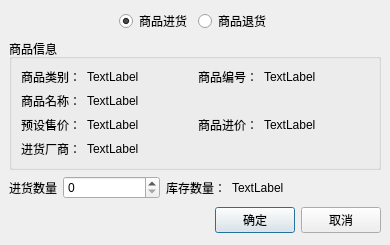
<ui version="4.0" >
 <author></author>
 <comment></comment>
 <exportmacro></exportmacro>
 <class>GoodsInoutDialog</class>
 <widget class="QDialog" name="GoodsInoutDialog" >
  <property name="geometry" >
   <rect>
    <x>0</x>
    <y>0</y>
    <width>390</width>
    <height>241</height>
   </rect>
  </property>
  <property name="windowTitle" >
   <string>商品进退货</string>
  </property>
  <layout class="QVBoxLayout" >
   <property name="margin" >
    <number>9</number>
   </property>
   <property name="spacing" >
    <number>6</number>
   </property>
   <item>
    <layout class="QHBoxLayout" >
     <property name="margin" >
      <number>0</number>
     </property>
     <property name="spacing" >
      <number>6</number>
     </property>
     <item>
      <spacer>
       <property name="orientation" >
        <enum>Qt::Horizontal</enum>
       </property>
       <property name="sizeHint" >
        <size>
         <width>40</width>
         <height>20</height>
        </size>
       </property>
      </spacer>
     </item>
     <item>
      <widget class="QRadioButton" name="radioButtonIn" >
       <property name="text" >
        <string>商品进货</string>
       </property>
       <property name="checked" >
        <bool>true</bool>
       </property>
      </widget>
     </item>
     <item>
      <widget class="QRadioButton" name="radioButtonOut" >
       <property name="text" >
        <string>商品退货</string>
       </property>
      </widget>
     </item>
     <item>
      <spacer>
       <property name="orientation" >
        <enum>Qt::Horizontal</enum>
       </property>
       <property name="sizeHint" >
        <size>
         <width>40</width>
         <height>20</height>
        </size>
       </property>
      </spacer>
     </item>
    </layout>
   </item>
   <item>
    <widget class="QGroupBox" name="groupBox" >
     <property name="sizePolicy" >
      <sizepolicy>
       <hsizetype>5</hsizetype>
       <vsizetype>3</vsizetype>
       <horstretch>0</horstretch>
       <verstretch>0</verstretch>
      </sizepolicy>
     </property>
     <property name="title" >
      <string>商品信息</string>
     </property>
     <layout class="QGridLayout" >
      <property name="margin" >
       <number>9</number>
      </property>
      <property name="spacing" >
       <number>6</number>
      </property>
      <item row="0" column="0" >
       <widget class="QLabel" name="label_4" >
        <property name="sizePolicy" >
         <sizepolicy>
          <hsizetype>0</hsizetype>
          <vsizetype>5</vsizetype>
          <horstretch>0</horstretch>
          <verstretch>0</verstretch>
         </sizepolicy>
        </property>
        <property name="text" >
         <string>商品类别：</string>
        </property>
       </widget>
      </item>
      <item row="2" column="2" >
       <widget class="QLabel" name="label_6" >
        <property name="sizePolicy" >
         <sizepolicy>
          <hsizetype>0</hsizetype>
          <vsizetype>5</vsizetype>
          <horstretch>0</horstretch>
          <verstretch>0</verstretch>
         </sizepolicy>
        </property>
        <property name="text" >
         <string>商品进价：</string>
        </property>
       </widget>
      </item>
      <item row="0" column="2" >
       <widget class="QLabel" name="label_2" >
        <property name="sizePolicy" >
         <sizepolicy>
          <hsizetype>0</hsizetype>
          <vsizetype>5</vsizetype>
          <horstretch>0</horstretch>
          <verstretch>0</verstretch>
         </sizepolicy>
        </property>
        <property name="text" >
         <string>商品编号：</string>
        </property>
       </widget>
      </item>
      <item row="1" column="0" >
       <widget class="QLabel" name="label_3" >
        <property name="sizePolicy" >
         <sizepolicy>
          <hsizetype>0</hsizetype>
          <vsizetype>5</vsizetype>
          <horstretch>0</horstretch>
          <verstretch>0</verstretch>
         </sizepolicy>
        </property>
        <property name="text" >
         <string>商品名称：</string>
        </property>
       </widget>
      </item>
      <item row="2" column="0" >
       <widget class="QLabel" name="label_5" >
        <property name="sizePolicy" >
         <sizepolicy>
          <hsizetype>0</hsizetype>
          <vsizetype>5</vsizetype>
          <horstretch>0</horstretch>
          <verstretch>0</verstretch>
         </sizepolicy>
        </property>
        <property name="text" >
         <string>预设售价：</string>
        </property>
       </widget>
      </item>
      <item row="3" column="0" >
       <widget class="QLabel" name="label_7" >
        <property name="sizePolicy" >
         <sizepolicy>
          <hsizetype>0</hsizetype>
          <vsizetype>5</vsizetype>
          <horstretch>0</horstretch>
          <verstretch>0</verstretch>
         </sizepolicy>
        </property>
        <property name="text" >
         <string>进货厂商：</string>
        </property>
       </widget>
      </item>
      <item row="3" column="1" colspan="3" >
       <widget class="QLabel" name="labelManufacturer" >
        <property name="sizePolicy" >
         <sizepolicy>
          <hsizetype>7</hsizetype>
          <vsizetype>5</vsizetype>
          <horstretch>0</horstretch>
          <verstretch>0</verstretch>
         </sizepolicy>
        </property>
        <property name="text" >
         <string>TextLabel</string>
        </property>
       </widget>
      </item>
      <item row="1" column="1" colspan="3" >
       <widget class="QLabel" name="labelGoodsName" >
        <property name="sizePolicy" >
         <sizepolicy>
          <hsizetype>7</hsizetype>
          <vsizetype>5</vsizetype>
          <horstretch>0</horstretch>
          <verstretch>0</verstretch>
         </sizepolicy>
        </property>
        <property name="text" >
         <string>TextLabel</string>
        </property>
       </widget>
      </item>
      <item row="0" column="3" >
       <widget class="QLabel" name="labelGoodsNo" >
        <property name="sizePolicy" >
         <sizepolicy>
          <hsizetype>7</hsizetype>
          <vsizetype>5</vsizetype>
          <horstretch>0</horstretch>
          <verstretch>0</verstretch>
         </sizepolicy>
        </property>
        <property name="text" >
         <string>TextLabel</string>
        </property>
       </widget>
      </item>
      <item row="0" column="1" >
       <widget class="QLabel" name="labelIsServices" >
        <property name="sizePolicy" >
         <sizepolicy>
          <hsizetype>7</hsizetype>
          <vsizetype>5</vsizetype>
          <horstretch>0</horstretch>
          <verstretch>0</verstretch>
         </sizepolicy>
        </property>
        <property name="text" >
         <string>TextLabel</string>
        </property>
       </widget>
      </item>
      <item row="2" column="3" >
       <widget class="QLabel" name="labelInPrice" >
        <property name="sizePolicy" >
         <sizepolicy>
          <hsizetype>7</hsizetype>
          <vsizetype>5</vsizetype>
          <horstretch>0</horstretch>
          <verstretch>0</verstretch>
         </sizepolicy>
        </property>
        <property name="text" >
         <string>TextLabel</string>
        </property>
       </widget>
      </item>
      <item row="2" column="1" >
       <widget class="QLabel" name="labelSellPrice" >
        <property name="sizePolicy" >
         <sizepolicy>
          <hsizetype>7</hsizetype>
          <vsizetype>5</vsizetype>
          <horstretch>0</horstretch>
          <verstretch>0</verstretch>
         </sizepolicy>
        </property>
        <property name="text" >
         <string>TextLabel</string>
        </property>
       </widget>
      </item>
     </layout>
    </widget>
   </item>
   <item>
    <layout class="QHBoxLayout" >
     <property name="margin" >
      <number>0</number>
     </property>
     <property name="spacing" >
      <number>6</number>
     </property>
     <item>
      <widget class="QLabel" name="labelGoodsInout" >
       <property name="sizePolicy" >
        <sizepolicy>
         <hsizetype>0</hsizetype>
         <vsizetype>5</vsizetype>
         <horstretch>0</horstretch>
         <verstretch>0</verstretch>
        </sizepolicy>
       </property>
       <property name="text" >
        <string>进货数量</string>
       </property>
      </widget>
     </item>
     <item>
      <widget class="QSpinBox" name="spinBoxGoodsNum" >
       <property name="sizePolicy" >
        <sizepolicy>
         <hsizetype>3</hsizetype>
         <vsizetype>0</vsizetype>
         <horstretch>0</horstretch>
         <verstretch>0</verstretch>
        </sizepolicy>
       </property>
       <property name="maximum" >
        <number>99999</number>
       </property>
      </widget>
     </item>
     <item>
      <widget class="QLabel" name="label_8" >
       <property name="text" >
        <string>库存数量：</string>
       </property>
      </widget>
     </item>
     <item>
      <widget class="QLabel" name="labelGoodsNum" >
       <property name="text" >
        <string>TextLabel</string>
       </property>
      </widget>
     </item>
     <item>
      <spacer>
       <property name="orientation" >
        <enum>Qt::Horizontal</enum>
       </property>
       <property name="sizeHint" >
        <size>
         <width>81</width>
         <height>21</height>
        </size>
       </property>
      </spacer>
     </item>
    </layout>
   </item>
   <item>
    <layout class="QHBoxLayout" >
     <property name="margin" >
      <number>0</number>
     </property>
     <property name="spacing" >
      <number>6</number>
     </property>
     <item>
      <spacer>
       <property name="orientation" >
        <enum>Qt::Horizontal</enum>
       </property>
       <property name="sizeHint" >
        <size>
         <width>131</width>
         <height>31</height>
        </size>
       </property>
      </spacer>
     </item>
     <item>
      <widget class="QPushButton" name="okButton" >
       <property name="text" >
        <string>确定</string>
       </property>
      </widget>
     </item>
     <item>
      <widget class="QPushButton" name="cancelButton" >
       <property name="text" >
        <string>取消</string>
       </property>
      </widget>
     </item>
    </layout>
   </item>
  </layout>
 </widget>
 <pixmapfunction></pixmapfunction>
 <resources/>
 <connections>
  <connection>
   <sender>cancelButton</sender>
   <signal>clicked()</signal>
   <receiver>GoodsInoutDialog</receiver>
   <slot>reject()</slot>
   <hints>
    <hint type="sourcelabel" >
     <x>369</x>
     <y>253</y>
    </hint>
    <hint type="destinationlabel" >
     <x>179</x>
     <y>282</y>
    </hint>
   </hints>
  </connection>
 </connections>
</ui>
